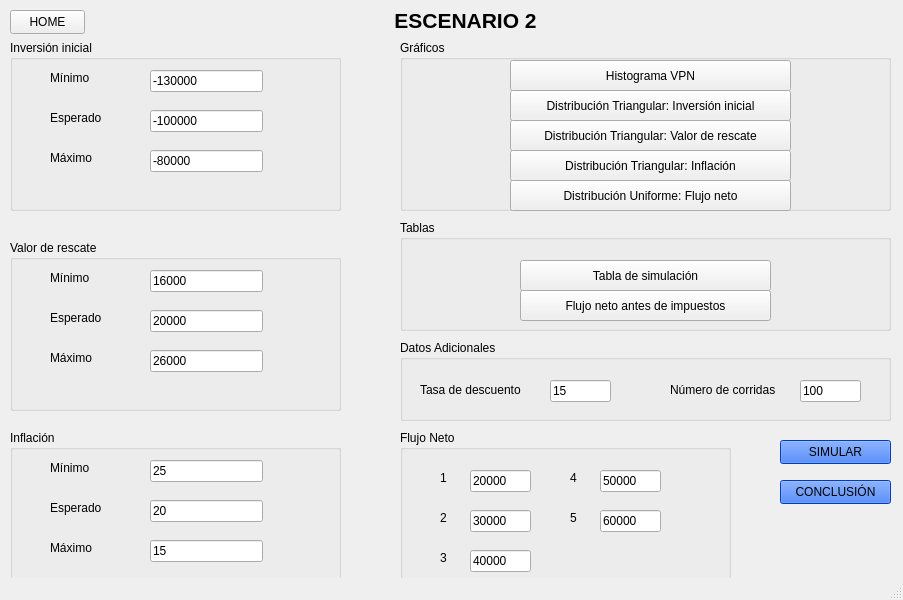
<?xml version="1.0" encoding="UTF-8"?>
<ui version="4.0">
 <class>Escenario2</class>
 <widget class="QMainWindow" name="Escenario2">
  <property name="geometry">
   <rect>
    <x>0</x>
    <y>0</y>
    <width>903</width>
    <height>600</height>
   </rect>
  </property>
  <property name="windowTitle">
   <string>Escenario 2</string>
  </property>
  <property name="styleSheet">
   <string notr="true"/>
  </property>
  <widget class="QWidget" name="centralwidget">
   <widget class="QGroupBox" name="groupBox">
    <property name="geometry">
     <rect>
      <x>10</x>
      <y>40</y>
      <width>331</width>
      <height>171</height>
     </rect>
    </property>
    <property name="title">
     <string>Inversión inicial</string>
    </property>
    <widget class="QLabel" name="label">
     <property name="geometry">
      <rect>
       <x>40</x>
       <y>30</y>
       <width>61</width>
       <height>16</height>
      </rect>
     </property>
     <property name="text">
      <string>Mínimo</string>
     </property>
    </widget>
    <widget class="QLabel" name="label_2">
     <property name="geometry">
      <rect>
       <x>40</x>
       <y>70</y>
       <width>61</width>
       <height>16</height>
      </rect>
     </property>
     <property name="text">
      <string>Esperado</string>
     </property>
    </widget>
    <widget class="QLabel" name="label_3">
     <property name="geometry">
      <rect>
       <x>40</x>
       <y>110</y>
       <width>61</width>
       <height>16</height>
      </rect>
     </property>
     <property name="text">
      <string>Máximo </string>
     </property>
    </widget>
    <widget class="QLineEdit" name="lineEdit_min_inv">
     <property name="geometry">
      <rect>
       <x>140</x>
       <y>30</y>
       <width>113</width>
       <height>22</height>
      </rect>
     </property>
     <property name="text">
      <string>-130000</string>
     </property>
    </widget>
    <widget class="QLineEdit" name="lineEdit_esp_inv">
     <property name="geometry">
      <rect>
       <x>140</x>
       <y>70</y>
       <width>113</width>
       <height>22</height>
      </rect>
     </property>
     <property name="text">
      <string>-100000</string>
     </property>
    </widget>
    <widget class="QLineEdit" name="lineEdit_max_inv">
     <property name="geometry">
      <rect>
       <x>140</x>
       <y>110</y>
       <width>113</width>
       <height>22</height>
      </rect>
     </property>
     <property name="text">
      <string>-80000</string>
     </property>
    </widget>
   </widget>
   <widget class="QGroupBox" name="groupBox_4">
    <property name="geometry">
     <rect>
      <x>10</x>
      <y>240</y>
      <width>331</width>
      <height>171</height>
     </rect>
    </property>
    <property name="title">
     <string>Valor de rescate</string>
    </property>
    <widget class="QLabel" name="label_10">
     <property name="geometry">
      <rect>
       <x>40</x>
       <y>30</y>
       <width>61</width>
       <height>16</height>
      </rect>
     </property>
     <property name="text">
      <string>Mínimo</string>
     </property>
    </widget>
    <widget class="QLabel" name="label_11">
     <property name="geometry">
      <rect>
       <x>40</x>
       <y>70</y>
       <width>61</width>
       <height>16</height>
      </rect>
     </property>
     <property name="text">
      <string>Esperado</string>
     </property>
    </widget>
    <widget class="QLabel" name="label_12">
     <property name="geometry">
      <rect>
       <x>40</x>
       <y>110</y>
       <width>61</width>
       <height>16</height>
      </rect>
     </property>
     <property name="text">
      <string>Máximo </string>
     </property>
    </widget>
    <widget class="QLineEdit" name="lineEdit_min_res">
     <property name="geometry">
      <rect>
       <x>140</x>
       <y>30</y>
       <width>113</width>
       <height>22</height>
      </rect>
     </property>
     <property name="text">
      <string>16000</string>
     </property>
    </widget>
    <widget class="QLineEdit" name="lineEdit_esp_res">
     <property name="geometry">
      <rect>
       <x>140</x>
       <y>70</y>
       <width>113</width>
       <height>22</height>
      </rect>
     </property>
     <property name="text">
      <string>20000</string>
     </property>
    </widget>
    <widget class="QLineEdit" name="lineEdit_max_res">
     <property name="geometry">
      <rect>
       <x>140</x>
       <y>110</y>
       <width>113</width>
       <height>22</height>
      </rect>
     </property>
     <property name="text">
      <string>26000</string>
     </property>
    </widget>
   </widget>
   <widget class="QGroupBox" name="groupBox_5">
    <property name="geometry">
     <rect>
      <x>10</x>
      <y>430</y>
      <width>331</width>
      <height>171</height>
     </rect>
    </property>
    <property name="title">
     <string>Inflación</string>
    </property>
    <widget class="QLabel" name="label_16">
     <property name="geometry">
      <rect>
       <x>40</x>
       <y>30</y>
       <width>61</width>
       <height>16</height>
      </rect>
     </property>
     <property name="text">
      <string>Mínimo</string>
     </property>
    </widget>
    <widget class="QLabel" name="label_17">
     <property name="geometry">
      <rect>
       <x>40</x>
       <y>70</y>
       <width>61</width>
       <height>16</height>
      </rect>
     </property>
     <property name="text">
      <string>Esperado</string>
     </property>
    </widget>
    <widget class="QLabel" name="label_18">
     <property name="geometry">
      <rect>
       <x>40</x>
       <y>110</y>
       <width>61</width>
       <height>16</height>
      </rect>
     </property>
     <property name="text">
      <string>Máximo </string>
     </property>
    </widget>
    <widget class="QLineEdit" name="lineEdit_min_inf">
     <property name="geometry">
      <rect>
       <x>140</x>
       <y>30</y>
       <width>113</width>
       <height>22</height>
      </rect>
     </property>
     <property name="text">
      <string>25</string>
     </property>
    </widget>
    <widget class="QLineEdit" name="lineEdit_esp_inf">
     <property name="geometry">
      <rect>
       <x>140</x>
       <y>70</y>
       <width>113</width>
       <height>22</height>
      </rect>
     </property>
     <property name="text">
      <string>20</string>
     </property>
    </widget>
    <widget class="QLineEdit" name="lineEdit_max_inf">
     <property name="geometry">
      <rect>
       <x>140</x>
       <y>110</y>
       <width>113</width>
       <height>22</height>
      </rect>
     </property>
     <property name="text">
      <string>15</string>
     </property>
    </widget>
   </widget>
   <widget class="QGroupBox" name="groupBox_6">
    <property name="geometry">
     <rect>
      <x>400</x>
      <y>430</y>
      <width>331</width>
      <height>171</height>
     </rect>
    </property>
    <property name="title">
     <string>Flujo Neto</string>
    </property>
    <widget class="QLabel" name="label_19">
     <property name="geometry">
      <rect>
       <x>40</x>
       <y>40</y>
       <width>31</width>
       <height>16</height>
      </rect>
     </property>
     <property name="text">
      <string>1</string>
     </property>
    </widget>
    <widget class="QLineEdit" name="lineEdit_1_neto">
     <property name="geometry">
      <rect>
       <x>70</x>
       <y>40</y>
       <width>61</width>
       <height>22</height>
      </rect>
     </property>
     <property name="text">
      <string>20000</string>
     </property>
    </widget>
    <widget class="QLineEdit" name="lineEdit_2_neto">
     <property name="geometry">
      <rect>
       <x>70</x>
       <y>80</y>
       <width>61</width>
       <height>22</height>
      </rect>
     </property>
     <property name="text">
      <string>30000</string>
     </property>
    </widget>
    <widget class="QLineEdit" name="lineEdit_3_neto">
     <property name="geometry">
      <rect>
       <x>70</x>
       <y>120</y>
       <width>61</width>
       <height>22</height>
      </rect>
     </property>
     <property name="text">
      <string>40000</string>
     </property>
    </widget>
    <widget class="QLabel" name="label_20">
     <property name="geometry">
      <rect>
       <x>40</x>
       <y>80</y>
       <width>31</width>
       <height>16</height>
      </rect>
     </property>
     <property name="text">
      <string>2</string>
     </property>
    </widget>
    <widget class="QLabel" name="label_21">
     <property name="geometry">
      <rect>
       <x>40</x>
       <y>120</y>
       <width>31</width>
       <height>16</height>
      </rect>
     </property>
     <property name="text">
      <string>3</string>
     </property>
    </widget>
    <widget class="QLabel" name="label_23">
     <property name="geometry">
      <rect>
       <x>170</x>
       <y>40</y>
       <width>31</width>
       <height>16</height>
      </rect>
     </property>
     <property name="text">
      <string>4</string>
     </property>
    </widget>
    <widget class="QLineEdit" name="lineEdit_4_neto">
     <property name="geometry">
      <rect>
       <x>200</x>
       <y>40</y>
       <width>61</width>
       <height>22</height>
      </rect>
     </property>
     <property name="text">
      <string>50000</string>
     </property>
    </widget>
    <widget class="QLineEdit" name="lineEdit_5_neto">
     <property name="geometry">
      <rect>
       <x>200</x>
       <y>80</y>
       <width>61</width>
       <height>22</height>
      </rect>
     </property>
     <property name="text">
      <string>60000</string>
     </property>
    </widget>
    <widget class="QLabel" name="label_24">
     <property name="geometry">
      <rect>
       <x>170</x>
       <y>80</y>
       <width>31</width>
       <height>16</height>
      </rect>
     </property>
     <property name="text">
      <string>5</string>
     </property>
    </widget>
   </widget>
   <widget class="QPushButton" name="pushButton_simular">
    <property name="geometry">
     <rect>
      <x>780</x>
      <y>440</y>
      <width>111</width>
      <height>24</height>
     </rect>
    </property>
    <property name="styleSheet">
     <string notr="true">background-color: rgb(0, 85, 255);</string>
    </property>
    <property name="text">
     <string>SIMULAR</string>
    </property>
   </widget>
   <widget class="QPushButton" name="pushButton_coclusion">
    <property name="geometry">
     <rect>
      <x>780</x>
      <y>480</y>
      <width>111</width>
      <height>24</height>
     </rect>
    </property>
    <property name="styleSheet">
     <string notr="true">background-color: rgb(0, 85, 255);</string>
    </property>
    <property name="text">
     <string>CONCLUSIÓN</string>
    </property>
   </widget>
   <widget class="QPushButton" name="pushButton_home">
    <property name="geometry">
     <rect>
      <x>10</x>
      <y>10</y>
      <width>75</width>
      <height>24</height>
     </rect>
    </property>
    <property name="text">
     <string>HOME</string>
    </property>
   </widget>
   <widget class="QLabel" name="label_22">
    <property name="geometry">
     <rect>
      <x>310</x>
      <y>0</y>
      <width>311</width>
      <height>41</height>
     </rect>
    </property>
    <property name="text">
     <string>&lt;html&gt;&lt;head/&gt;&lt;body&gt;&lt;p&gt;&lt;span style=&quot; font-size:16pt; font-weight:700;&quot;&gt;ESCENARIO 2&lt;/span&gt;&lt;/p&gt;&lt;/body&gt;&lt;/html&gt;</string>
    </property>
    <property name="alignment">
     <set>Qt::AlignCenter</set>
    </property>
   </widget>
   <widget class="QGroupBox" name="groupBox_7">
    <property name="geometry">
     <rect>
      <x>400</x>
      <y>40</y>
      <width>491</width>
      <height>171</height>
     </rect>
    </property>
    <property name="title">
     <string>Gráficos</string>
    </property>
    <widget class="QLabel" name="label_26">
     <property name="geometry">
      <rect>
       <x>40</x>
       <y>30</y>
       <width>61</width>
       <height>16</height>
      </rect>
     </property>
     <property name="text">
      <string/>
     </property>
    </widget>
    <widget class="QPushButton" name="pushButton_vpn">
     <property name="geometry">
      <rect>
       <x>110</x>
       <y>20</y>
       <width>281</width>
       <height>31</height>
      </rect>
     </property>
     <property name="text">
      <string>Histograma VPN</string>
     </property>
    </widget>
    <widget class="QPushButton" name="pushButton_inv">
     <property name="geometry">
      <rect>
       <x>110</x>
       <y>50</y>
       <width>281</width>
       <height>31</height>
      </rect>
     </property>
     <property name="text">
      <string>Distribución Triangular: Inversión inicial</string>
     </property>
    </widget>
    <widget class="QPushButton" name="pushButton_res">
     <property name="geometry">
      <rect>
       <x>110</x>
       <y>80</y>
       <width>281</width>
       <height>31</height>
      </rect>
     </property>
     <property name="text">
      <string>Distribución Triangular: Valor de rescate</string>
     </property>
    </widget>
    <widget class="QPushButton" name="pushButton_neto">
     <property name="geometry">
      <rect>
       <x>110</x>
       <y>140</y>
       <width>281</width>
       <height>31</height>
      </rect>
     </property>
     <property name="text">
      <string>Distribución Uniforme: Flujo neto</string>
     </property>
    </widget>
    <widget class="QPushButton" name="pushButton_inf">
     <property name="geometry">
      <rect>
       <x>110</x>
       <y>110</y>
       <width>281</width>
       <height>31</height>
      </rect>
     </property>
     <property name="text">
      <string>Distribución Triangular: Inflación</string>
     </property>
    </widget>
   </widget>
   <widget class="QGroupBox" name="groupBox_8">
    <property name="geometry">
     <rect>
      <x>400</x>
      <y>220</y>
      <width>491</width>
      <height>111</height>
     </rect>
    </property>
    <property name="title">
     <string>Tablas</string>
    </property>
    <widget class="QPushButton" name="pushButton_tabla">
     <property name="geometry">
      <rect>
       <x>120</x>
       <y>40</y>
       <width>251</width>
       <height>31</height>
      </rect>
     </property>
     <property name="text">
      <string>Tabla de simulación</string>
     </property>
    </widget>
    <widget class="QPushButton" name="pushButton_tabla2">
     <property name="geometry">
      <rect>
       <x>120</x>
       <y>70</y>
       <width>251</width>
       <height>31</height>
      </rect>
     </property>
     <property name="text">
      <string>Flujo neto antes de impuestos</string>
     </property>
    </widget>
   </widget>
   <widget class="QGroupBox" name="groupBox_9">
    <property name="geometry">
     <rect>
      <x>400</x>
      <y>340</y>
      <width>491</width>
      <height>81</height>
     </rect>
    </property>
    <property name="title">
     <string>Datos Adicionales</string>
    </property>
    <widget class="QLineEdit" name="lineEdit_corridas">
     <property name="geometry">
      <rect>
       <x>400</x>
       <y>40</y>
       <width>61</width>
       <height>22</height>
      </rect>
     </property>
     <property name="text">
      <string>100</string>
     </property>
    </widget>
    <widget class="QLabel" name="label_25">
     <property name="geometry">
      <rect>
       <x>270</x>
       <y>40</y>
       <width>131</width>
       <height>20</height>
      </rect>
     </property>
     <property name="text">
      <string>Número de corridas</string>
     </property>
    </widget>
    <widget class="QLineEdit" name="lineEdit_tasadescuento">
     <property name="geometry">
      <rect>
       <x>150</x>
       <y>40</y>
       <width>61</width>
       <height>22</height>
      </rect>
     </property>
     <property name="text">
      <string>15</string>
     </property>
    </widget>
    <widget class="QLabel" name="label_27">
     <property name="geometry">
      <rect>
       <x>20</x>
       <y>40</y>
       <width>131</width>
       <height>20</height>
      </rect>
     </property>
     <property name="text">
      <string>Tasa de descuento</string>
     </property>
    </widget>
   </widget>
  </widget>
  <widget class="QStatusBar" name="statusbar"/>
 </widget>
 <resources/>
 <connections/>
</ui>
